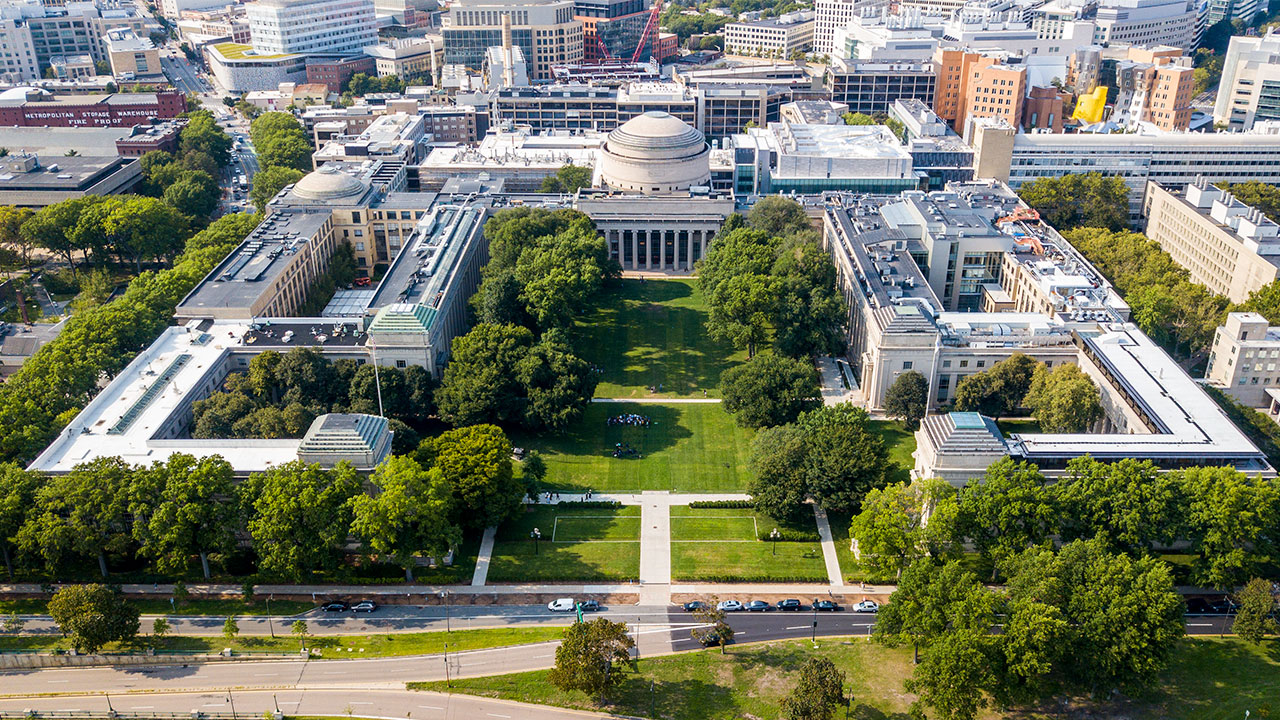
#> input picture OpenCV/Resources/Photos/boston.jpg, 1280 x 720 px
$ python spaces.py
#> lines starting #> are read from the running program, lines starting #| are printed output that depends on the picture
import cv2 as cv
import matplotlib.pyplot as plt

img = cv.imread('Resources/Photos/boston.jpg')
#> img is the input picture: shape (720, 1280, 3); mean B, G, R 100.2, 120.1, 115.9
cv.imshow('Boston', img)

plt.imshow(img)
plt.show()

# BGR to Grayscale
gray = cv.cvtColor(img, cv.COLOR_BGR2GRAY)
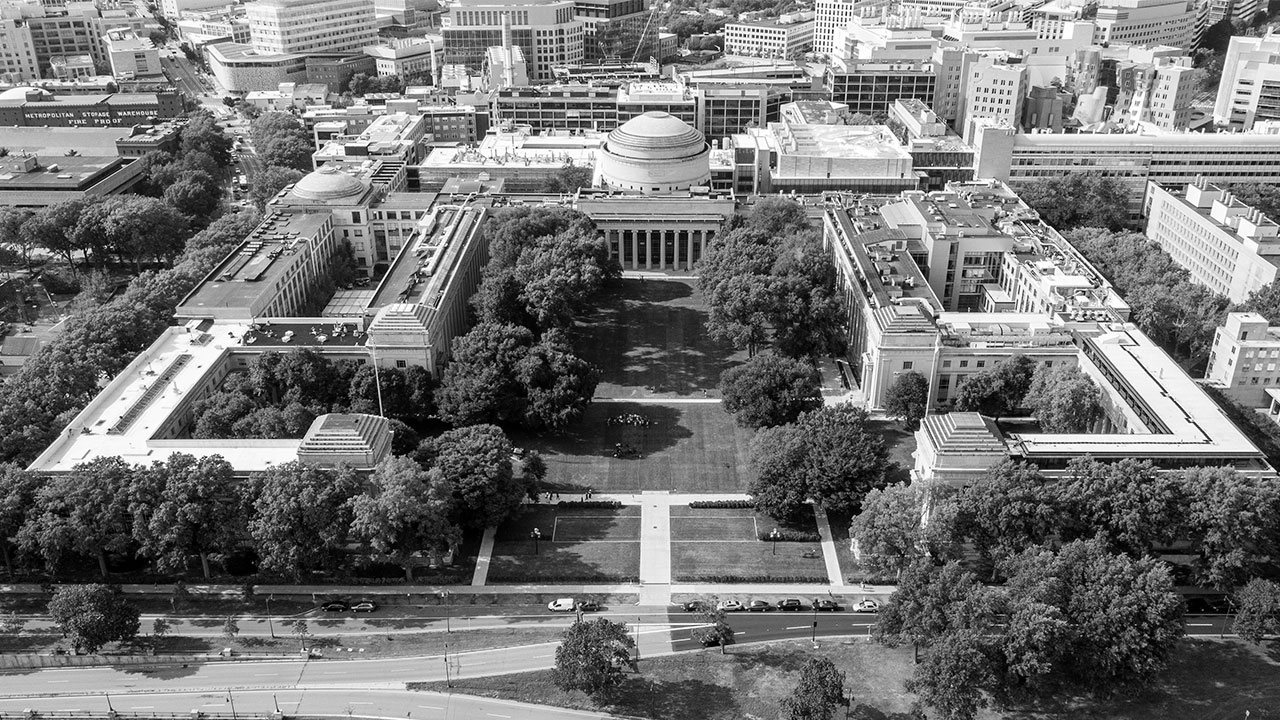
#> gray: shape (720, 1280); min 0, max 255, mean 116.6
cv.imshow('Gray', gray)

# BGR to HSV
hsv = cv.cvtColor(img, cv.COLOR_BGR2HSV)
#> hsv: shape (720, 1280, 3); mean H, S, V 65.2, 104, 129.3
cv.imshow('HSV', hsv)

# BGR to LAB L*a*b
lab = cv.cvtColor(img, cv.COLOR_BGR2HSV)
cv.imshow('Lab', lab)

# BGR to RGB
rgb = cv.cvtColor(img, cv.COLOR_BGR2RGB)
cv.imshow('RGB', rgb)

# INVERSE
# HSV to BGR
hsv_bgr = cv.cvtColor(hsv, cv.COLOR_HSV2BGR)
cv.imshow('HSV----->BGR', hsv_bgr)

# LAB to BGR
lab_bgr = cv.cvtColor(lab, cv.COLOR_LAB2BGR)
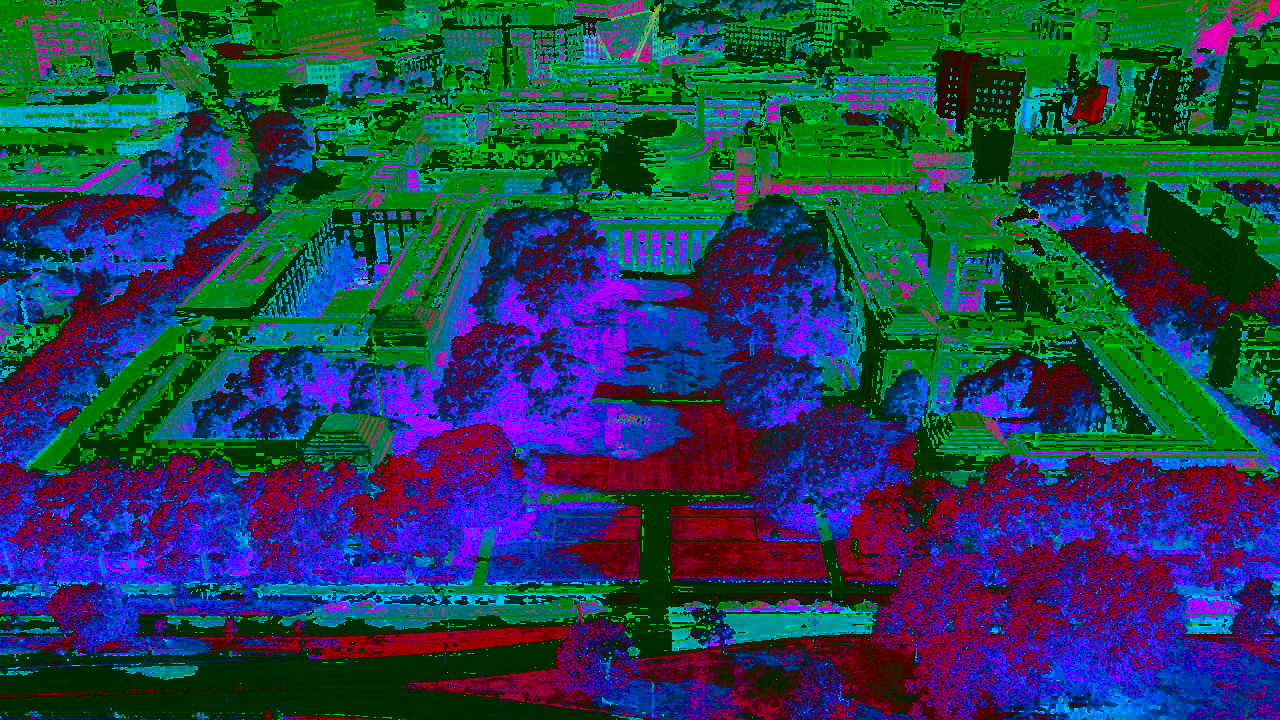
#> lab_bgr: shape (720, 1280, 3); mean B, G, R 83.2, 65.8, 32.2
cv.imshow('LAB----->BGR', lab_bgr)

plt.imshow(rgb)
plt.show()


cv.waitKey(0)

$ run again, with OpenCV/Resources/Photos/centralpark.jpg copied over OpenCV/Resources/Photos/boston.jpg
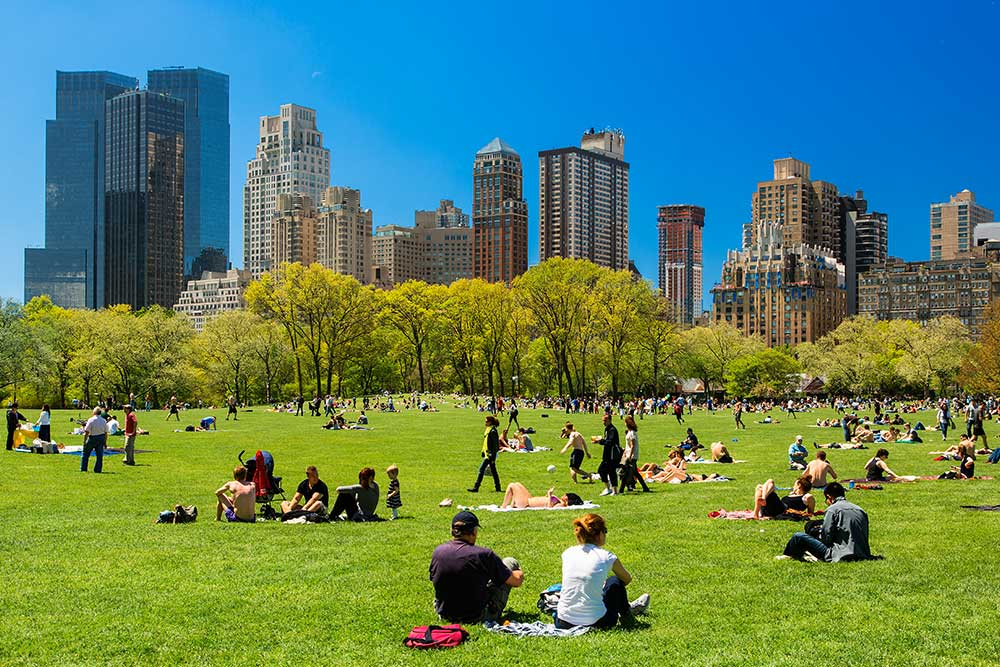
#> input picture OpenCV/Resources/Photos/centralpark.jpg, 1000 x 667 px
#> img is the input picture: shape (667, 1000, 3); mean B, G, R 100.5, 130.5, 90.3
#> `gray = cv.cvtColor(img, cv.COLOR_BGR2GRAY)`:
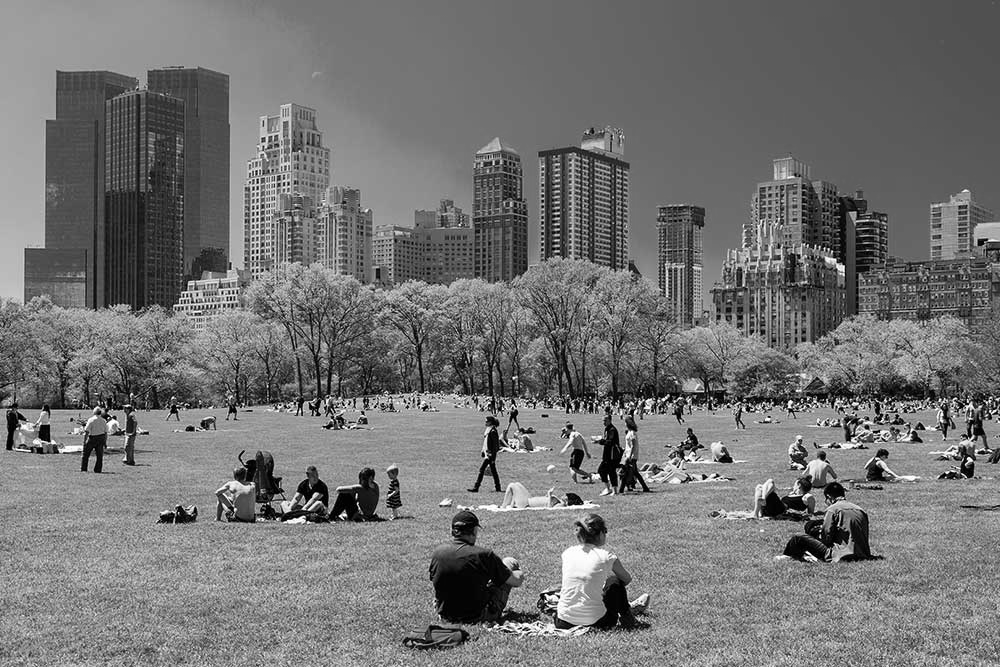
#> gray: shape (667, 1000); min 0, max 255, mean 115.1
#> hsv: shape (667, 1000, 3); mean H, S, V 59.3, 178.4, 156.9
#> `lab_bgr = cv.cvtColor(lab, cv.COLOR_LAB2BGR)`:
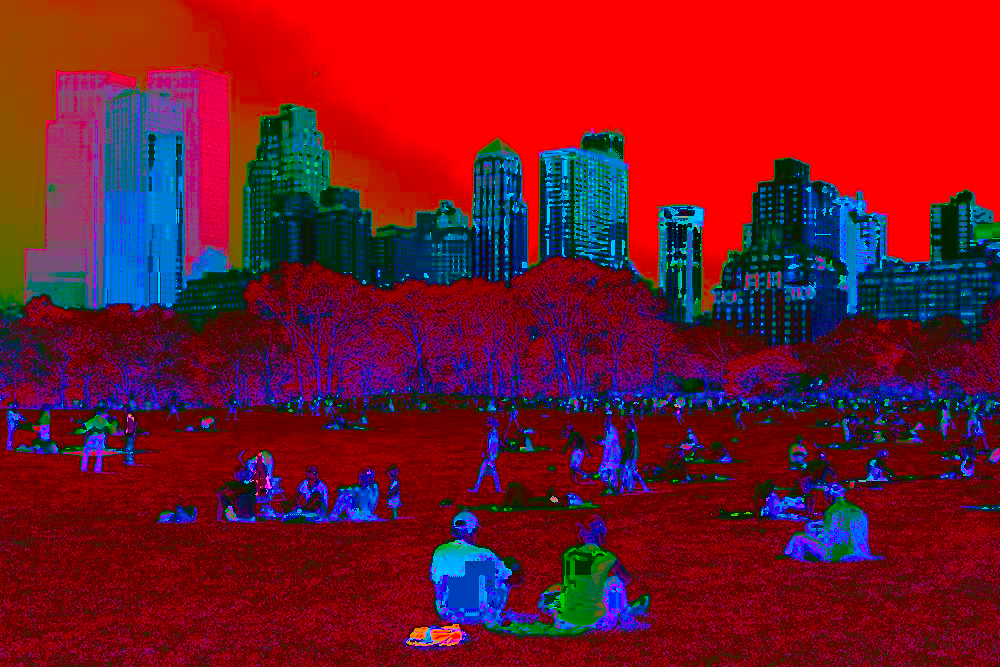
#> lab_bgr: shape (667, 1000, 3); mean B, G, R 40.1, 22.4, 119.2
